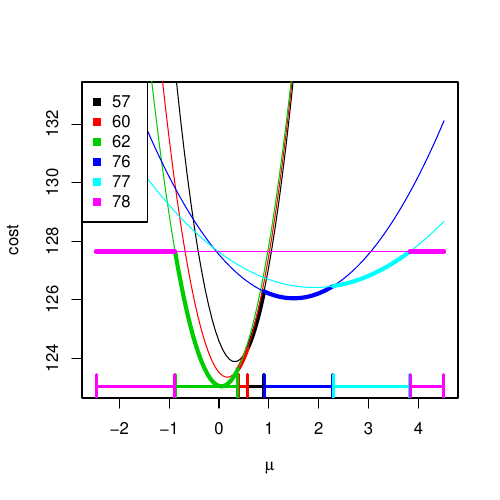

This chart was generated by the following R code:
setwd("~/Fig1-5")

source("FPOP-plot.R")  
set.seed(124)
y<-c(rnorm(60,2,1.5),rnorm(60,0,1))
pdf("FPOPcandidates.pdf",width=5,height=5)
OPRplot(y,log(100),79,min(y),max(y))
dev.off()


